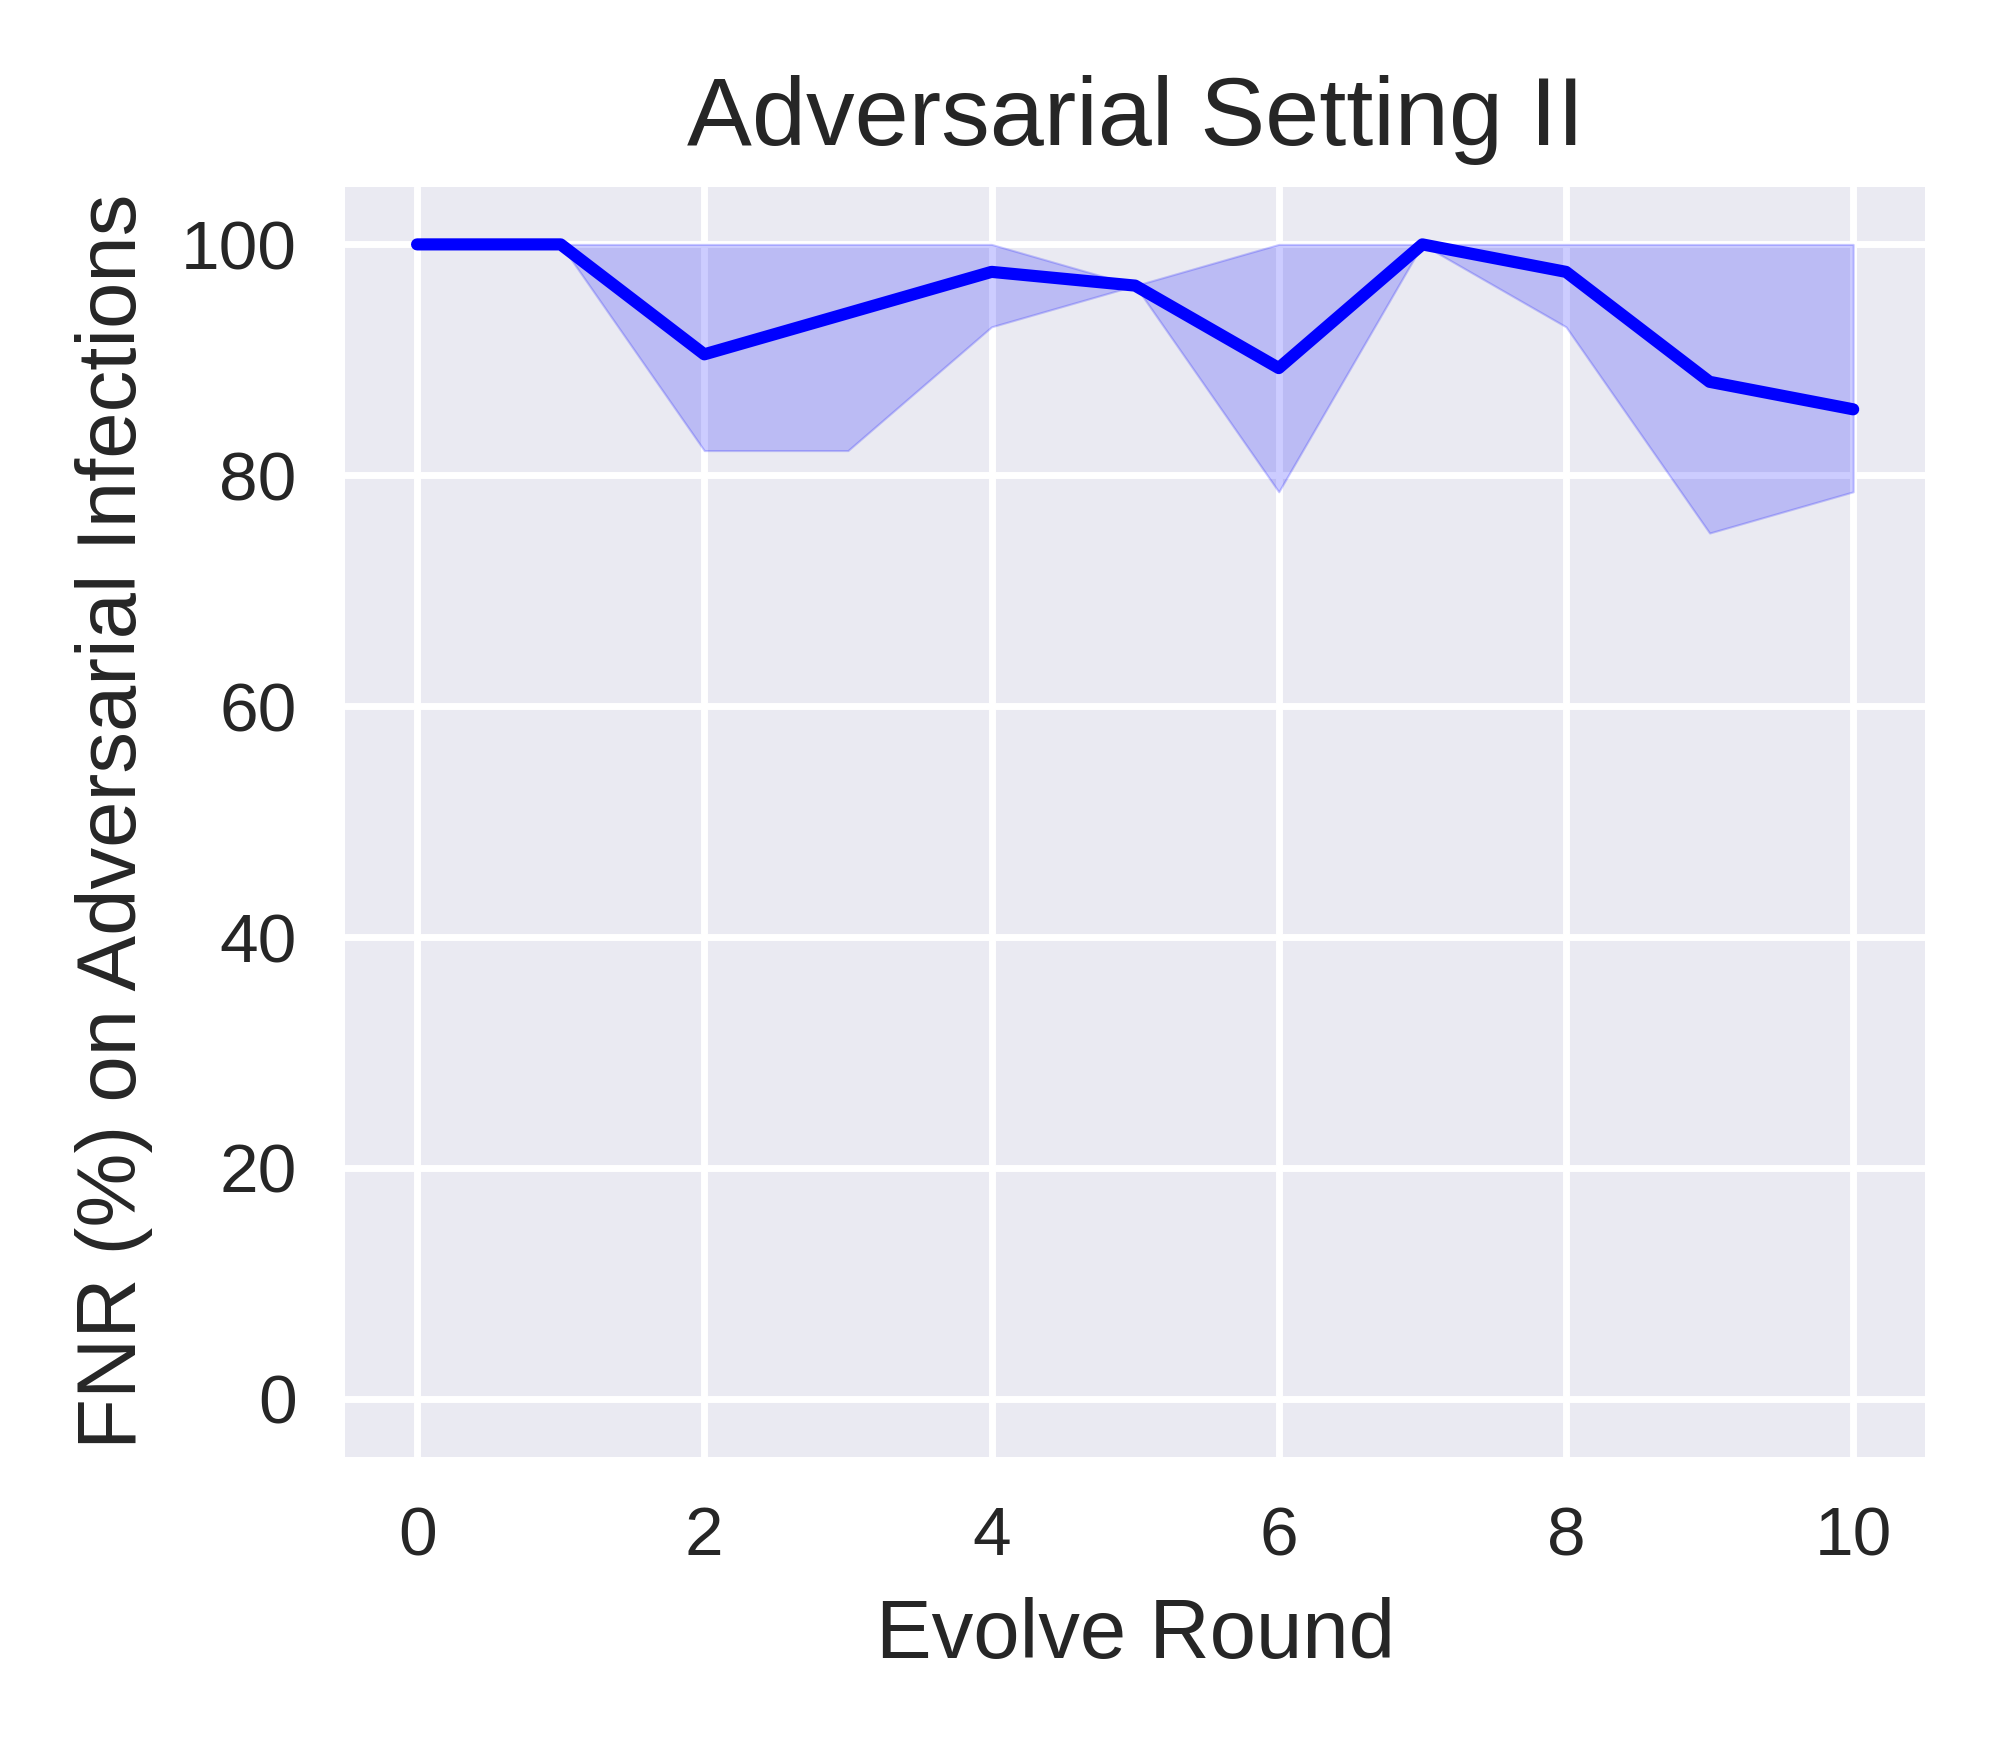

Here is the Python script that generated this plot:
import matplotlib.pyplot as plt
import pandas as pd
import seaborn as sns

advset2_rounds10_FNrate_on_advmal_file = pd.read_csv('adv_test_FNrate_list_advset2_round10_seed012.csv')
advset2_rounds10_FNrate_on_advmal_df = pd.DataFrame(advset2_rounds10_FNrate_on_advmal_file)

advset2_rounds10_FNrate_on_advmal_seed_0_df = advset2_rounds10_FNrate_on_advmal_df.drop(columns=['seed1','seed2'])  
advset2_rounds10_FNrate_on_advmal_seed_0_df.rename(columns={'seed0': 'FNrate'}, inplace=True)

advset2_rounds10_FNrate_on_advmal_seed_1_df = advset2_rounds10_FNrate_on_advmal_df.drop(columns=['seed0','seed2'])  
advset2_rounds10_FNrate_on_advmal_seed_1_df.rename(columns={'seed1': 'FNrate'}, inplace=True)

advset2_rounds10_FNrate_on_advmal_seed_2_df = advset2_rounds10_FNrate_on_advmal_df.drop(columns=['seed0','seed1'])  
advset2_rounds10_FNrate_on_advmal_seed_2_df.rename(columns={'seed2': 'FNrate'}, inplace=True)

print("advset2_rounds10_FNrate_on_advmal_df:\n",advset2_rounds10_FNrate_on_advmal_df)  
print("advset2_rounds10_FNrate_on_advmal_seed_0_df:\n",advset2_rounds10_FNrate_on_advmal_seed_0_df)  
print("advset2_rounds10_FNrate_on_advmal_seed_1_df:\n",advset2_rounds10_FNrate_on_advmal_seed_1_df)  
print("advset2_rounds10_FNrate_on_advmal_seed_2_df:\n",advset2_rounds10_FNrate_on_advmal_seed_2_df)  



advset2_rounds10_FNrate_on_advmal_merge_df = pd.concat([advset2_rounds10_FNrate_on_advmal_seed_0_df, advset2_rounds10_FNrate_on_advmal_seed_1_df, advset2_rounds10_FNrate_on_advmal_seed_2_df])
# advset2_rounds10_FNrate_on_advmal_merge_df = pd.concat([advset2_rounds10_FNrate_on_advmal_df, advset2_rounds10_FNrate_on_advmal_df, advset2_rounds10_FNrate_on_advmal_df])

print("advset2_rounds10_FNrate_on_advmal_merge_df:\n",advset2_rounds10_FNrate_on_advmal_merge_df)  

advset2_rounds10_FNrate_on_advmal_merge_df = advset2_rounds10_FNrate_on_advmal_merge_df.reset_index(drop=True)

print("advset2_rounds10_FNrate_on_advmal_merge_df:\n",advset2_rounds10_FNrate_on_advmal_merge_df)  


# sns.set_theme(style="darkgrid")
plt.style.use('seaborn') 
# plt.style.use('default') 
# plt.style.use('seaborn-deep') 

# plt.figure(figsize=(4, 3.5), dpi=500)
_, ax = plt.subplots(nrows=1, ncols=1, figsize=(4, 3.5), tight_layout=True, dpi=500) #dpi=100 分辨率


sns_plot=sns.lineplot(data=advset2_rounds10_FNrate_on_advmal_merge_df, x='round', y='FNrate', color='b')
ax.set_xlabel('Evolve Round', fontsize=12)
ax.set_ylabel('FNR (%) on Adversarial Infections', fontsize=12)
ax.set_title('Adversarial Setting II', fontsize=14); 
plt.ylim(-5, 105)

savepath = f'/home/huan1932/ARIoTEDef/drawfigure/advset2/round10/FNR-on-adv'
savename = f'line-shadow-figure-advset2-round10-FNrate-on-adv-seed012'
plt.savefig(fname=f'{savepath}/{savename}.png',dpi=500)
plt.close   
